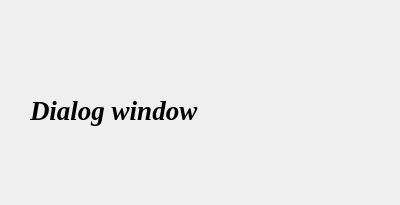
<?xml version="1.0" encoding="UTF-8"?>
<ui version="4.0">
 <class>Dialog</class>
 <widget class="QDialog" name="Dialog">
  <property name="geometry">
   <rect>
    <x>0</x>
    <y>0</y>
    <width>400</width>
    <height>205</height>
   </rect>
  </property>
  <property name="windowTitle">
   <string>Dialog</string>
  </property>
  <widget class="QLabel" name="label">
   <property name="geometry">
    <rect>
     <x>30</x>
     <y>50</y>
     <width>331</width>
     <height>121</height>
    </rect>
   </property>
   <property name="font">
    <font>
     <family>Times New Roman</family>
     <pointsize>20</pointsize>
     <weight>75</weight>
     <italic>true</italic>
     <bold>true</bold>
    </font>
   </property>
   <property name="text">
    <string>Dialog window</string>
   </property>
  </widget>
 </widget>
 <resources/>
 <connections/>
</ui>
